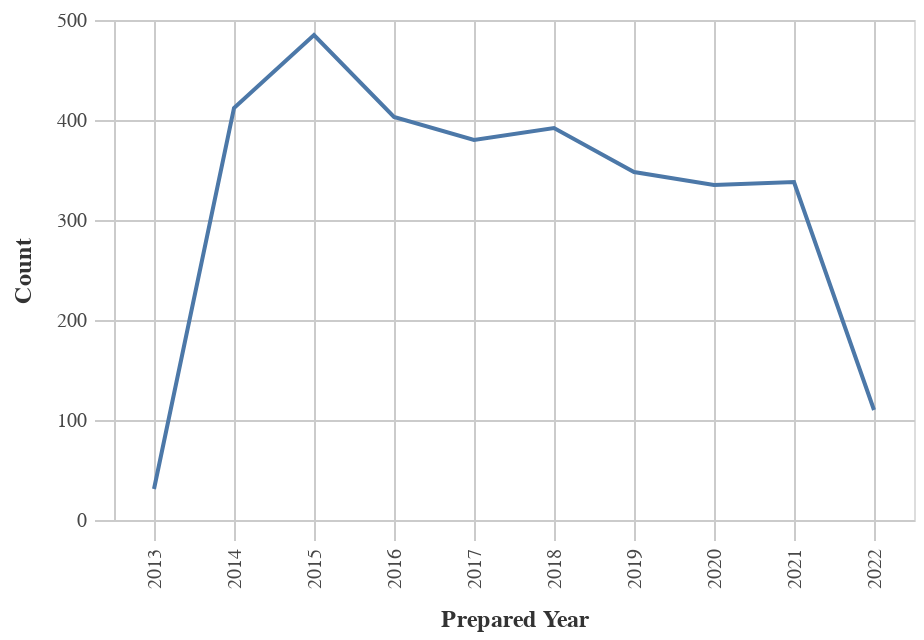

Write notebook code for a chart like this one.
### Markdown cell above
### Number of Obligations by Year

### Code cell
#Line chart for Obligations by Year
chart_df = (df_top>>filter(_.variable=='prepared_y')).rename(columns= {"value":"Year"})
    
chart1= (_dla_utils.basic_line_chart_test_no_save(chart_df, 'Year', 'count', district)).encode(x=alt.X('Year:O', title='Prepared Year'))
display(chart1)

### Figure 1 — Vega-Lite specification as saved in the notebook (floating-point values rounded to 4 significant figures)
{"config": {"view": {"continuousWidth": 400, "continuousHeight": 300}, "axis": {"domainColor": "#cbcbcb", "grid": true, "gridColor": "#cbcbcb", "gridWidth": 1, "labelColor": "#474747", "labelFont": "Nunito Sans", "labelFontSize": 10, "labelPadding": 4, "tickColor": "#cbcbcb", "tickSize": 10, "titleColor": "#333", "titleFont": "Raleway", "titleFontSize": 12, "titlePadding": 10}, "axisBand": {"grid": false}, "background": "white", "font": "Raleway", "header": {"labelFont": "Nunito Sans", "titleFont": "Raleway"}, "legend": {"labelColor": "#333", "labelFont": "Nunito Sans", "labelFontSize": 11, "labelLimit": 0, "padding": 1, "symbolSize": 30, "symbolType": "square", "titleColor": "#333", "titleFont": "Raleway", "titleFontSize": 14, "titlePadding": 10}, "title": {"anchor": "middle", "font": "Raleway", "fontSize": 18, "fontWeight": 300, "offset": 20}}, "data": {"name": "data-3e68e05aff41607c9372f8d5ef584fc5"}, "mark": "line", "encoding": {"tooltip": [{"field": "Year", "type": "quantitative"}, {"field": "count", "type": "quantitative"}], "x": {"field": "Year", "title": "Prepared Year", "type": "ordinal"}, "y": {"field": "count", "title": "Count", "type": "quantitative"}}, "height": 250, "width": 400, "$schema": "https://vega.github.io/schema/vega-lite/v4.17.0.json", "datasets": {"data-3e68e05aff41607c9372f8d5ef584fc5": [{"Year": 2015.0, "count": 485, "variable": "prepared_y"}, {"Year": 2014.0, "count": 412, "variable": "prepared_y"}, {"Year": 2016.0, "count": 403, "variable": "prepared_y"}, {"Year": 2018.0, "count": 392, "variable": "prepared_y"}, {"Year": 2017.0, "count": 380, "variable": "prepared_y"}, {"Year": 2019.0, "count": 348, "variable": "prepared_y"}, {"Year": 2021.0, "count": 338, "variable": "prepared_y"}, {"Year": 2020.0, "count": 335, "variable": "prepared_y"}, {"Year": 2022.0, "count": 110, "variable": "prepared_y"}, {"Year": 2013.0, "count": 31, "variable": "prepared_y"}]}}
